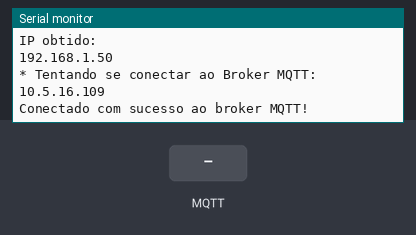
Simulated run of this sketch. Board: ESP8266 (NodeMCU). On the bench: the last lines printed to the serial monitor. The test bench sets the inputs (shaded band). WiFi joins after 1.5 s; servers stay silent unless stated; no MQTT or app messages arrive unless stated.

Above: at 2.7 s.
2.8 s: MQTT message "ligaProjetor" arrives on the first subscribed topic
At 3.1 s:
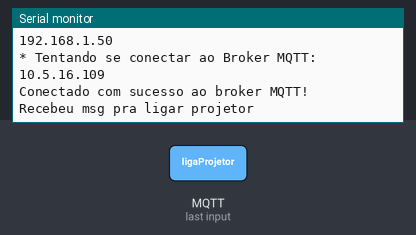
11.5 s: MQTT message "desligaProjetor" arrives on the first subscribed topic
At 12.2 s:
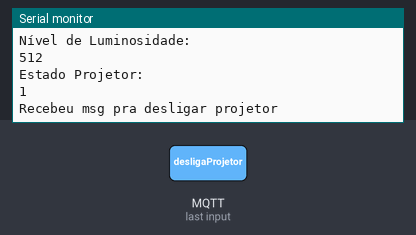

The sketch:

mod02.ino
```cpp
#include <ESP8266WiFi.h> // Importa a Biblioteca ESP8266WiFi
#include <PubSubClient.h> // Importa a Biblioteca PubSubClient
#include <Arduino.h>
#include <IRremoteESP8266.h>
#include <IRsend.h>
#include <IRrecv.h>
#include <IRutils.h>

//estabelece de quanto em quanto tempo a informação do sensor será enviada pro broker
//basta mudar o ultimo valor para o numero de minutos entre um envio e outro. Padrão: 1 minuto
#define ATRASO_SENSOR (1000UL * 10 * 1)
unsigned long tempoDecorrido = millis() + ATRASO_SENSOR;//começa a contar o tempo


// WIFI
const char* SSID = "WEP"; // SSID / nome da rede WI-FI que deseja se conectar
const char* PASSWORD = "vaidartudocerto"; // Senha da rede WI-FI que deseja se conectar


// MQTT
//const char* BROKER_MQTT = "m12.cloudmqtt.com";
//int BROKER_PORT = 10858; // Porta do Broker MQTT
//const char* mqttUser = "niwveled";    //user
//const char* mqttPassword = "Jhkots1UqEvF";  //password

/*
const char* BROKER_MQTT = "10.5.16.109";
int BROKER_PORT = 1883; // Porta do Broker MQTT
const char* mqttUser = "sdufjf";    //user
const char* mqttPassword = "Sd2019-03";  //password
*/
const char* BROKER_MQTT = "10.5.16.109";
int BROKER_PORT = 1883; // Porta do Broker MQTT
const char* mqttUser = "sdufjf";    //user
const char* mqttPassword = "Sd2019-03";  //password


/*
const char* BROKER_MQTT = "10.5.16.109";
int BROKER_PORT = 1883; // Porta do Broker MQTT
const char* mqttUser = "niwveled";    //user
const char* mqttPassword = "Jhkots1UqEvF";  //password
*/

#define TOPICO_SUBSCRIBE "sd/3504/atuadores"     //tópico MQTT de escuta
#define TOPICO_PUBLISH_LDR   "sd/3504/sensores/luminosidade" //tópico MQTT de envio de informações para Broker
#define ID_MQTT  "camadaCoisas2"     //id mqtt (para identificação de sessão)

//Variáveis e objetos globais
WiFiClient espClient; // Cria o objeto espClient
PubSubClient MQTT(espClient); // Instancia o Cliente MQTT passando o objeto espClient

//variável que armazena o estado atual da saída (usado para led, por exemplo)
char EstadoSaida = '0';


#define IR_LED 4  // ESP8266 - pino do led infravermelho. Recomendado: 4 (D2 no esp8266).
const uint16_t portaRecIR = 14; // Pino do receptor infravermelho, recomendado: 14 (D5 no NodeMCU-esp8266)
const int portaLDR = A0; //pino do receptor/sensor ldr


IRrecv irrecv(portaRecIR); //instancia o receptor de sinal IR
decode_results results; //cria uma variavel para armazenar msgs do receptor IR
IRsend irsend(IR_LED);  //instancia o emissor de sinal IR

String valorLDR_str; //buffer para enviar mensagens do LDR via publish no MQTT
char valorLDR[10]; //array de caracter que armazena os dados captados pelo ldr

//CODIGOS DO IR PARA EMITIR
uint16_t ligaLG[71] = {9110, 4454,  574, 560,  576, 592,  550, 1714,  552, 586,  552, 588,  552, 586,  552, 590,  550, 564,  580, 1686,  580, 1714,  552, 556,  582, 1720,  548, 1704,  558, 1712,  556, 1712,  554, 1714,  556, 584,  552, 590,  552, 560,  580, 1710,  554, 586,  552, 588,  552, 588,  554, 586,  552, 1714,  554, 1686,  576, 1714,  554, 582,  556, 1712,  554, 1690,  578, 1712,  554, 1712,  552, 39936,  9100, 2226,  554};  // NEC 20DF10EF
uint16_t ligaProj[135] = {8918, 4506,  530, 1710,  534, 1710,  534, 614,  508, 586,  534, 588,  534, 588,  532, 588,  534, 1710,  536, 1710,  532, 590,  532, 1712,  532, 588,  532, 1712,  532, 588,  532, 1712,  532, 590,  532, 590,  532, 590,  532, 588,  534, 590,  530, 1684,  564, 586,  560, 562,  534, 1684,  562, 1702,  542, 1680,  564, 1686,  558, 1658,  588, 584,  536, 1684,  562, 1694,  560, 572,  540, 40850,  8652, 4792,  258, 1966,  280, 1978,  266, 838,  286, 836,  288, 836,  284, 836,  286, 836,  298, 1974,  256, 1990,  254, 842,  284, 1986,  256, 844,  280, 1984,  254, 842,  282, 1992,  250, 842,  282, 838,  284, 838,  284, 836,  290, 830,  298, 1974,  254, 840,  294, 828,  298, 1968,  260, 1986,  260, 1962,  282, 1960,  284, 1958,  302, 794,  330, 1940,  300, 1920,  330, 768,  358};  // NEC C1AA09F6


//Principais Funções
void initSerial();
void initWiFi();
void initMQTT();
void reconectWiFi();
void mqtt_callback(char* topic, byte* payload, unsigned int length);
void VerificaConexoesWiFIEMQTT(void);
void InitOutput(void);

/*
 *  Implementações das funções
 */
void setup()
{
    //inicializações:
    InitOutput();
    initSerial();
    initWiFi();
    initMQTT();

    irsend.begin(); //inicia emissor infravermelho
    pinMode(portaLDR, INPUT);//define porta LDR como input

    irrecv.enableIRIn();  // Inicia o receptor infravermelho
}

//Função: inicializa comunicação serial com baudrate 115200 (para fins de monitorar no terminal serial
//        o que está acontecendo.
//Parâmetros: nenhum
//Retorno: nenhum
void initSerial()
{
    Serial.begin(115200);
}

//Função: inicializa e conecta-se na rede WI-FI desejada
//Parâmetros: nenhum
//Retorno: nenhum
void initWiFi()
{
    delay(10);
    Serial.println("------Conexao WI-FI------");
    Serial.print("Conectando-se na rede: ");
    Serial.println(SSID);
    Serial.println("Aguarde");

    reconectWiFi();
}

//Função: inicializa parâmetros de conexão MQTT(endereço do
//        broker, porta e seta função de callback)
//Parâmetros: nenhum
//Retorno: nenhum
void initMQTT()
{
    MQTT.setServer(BROKER_MQTT, BROKER_PORT);   //informa qual broker e porta deve ser conectado
    MQTT.setCallback(mqtt_callback);            //atribui função de callback (função chamada quando qualquer informação de um dos tópicos subescritos chega)
}

//Função: função de callback
//        esta função é chamada toda vez que uma informação de
//        um dos tópicos subescritos chega)
//Parâmetros: nenhum
//Retorno: nenhum
void mqtt_callback(char* topic, byte* payload, unsigned int length)
{
    String msg;

    //obtem a string do payload recebido
    for(int i = 0; i < length; i++)
    {
       char c = (char)payload[i];
       msg += c;
    }

    //toma ação dependendo da string recebida:
    //neste caso, envia um sinal para ligar o projetor
    if (msg.equals("ligaProjetor") && EstadoSaida != '1')
    {
        Serial.println("Recebeu msg pra ligar projetor");
        irsend.sendRaw(ligaProj, 135, 38);  // Send a raw data capture at 38kHz.
        EstadoSaida = '1';
    }

     if (msg.equals("desligaProjetor") && EstadoSaida != '0')
    {
        Serial.println("Recebeu msg pra desligar projetor");
        irsend.sendRaw(ligaProj, 135, 38);  // Send a raw data capture at 38kHz.
        delay(1000);
        irsend.sendRaw(ligaProj, 135, 38);  // Send a raw data capture at 38kHz.
        EstadoSaida = '0';
    }

    if (msg.equals("estadoProjetor"))
    {
        if (EstadoSaida == '1'){
          delay(200);
          MQTT.publish("sd/3504/atuadores/estado/projetor", "1");
        }
        else {
          delay(200);
          MQTT.publish("sd/3504/atuadores/estado/projetor", "0");
        }
    }

}

//Função: reconecta-se ao broker MQTT (caso ainda não esteja conectado ou em caso de a conexão cair)
//        em caso de sucesso na conexão ou reconexão, o subscribe dos tópicos é refeito.
//Parâmetros: nenhum
//Retorno: nenhum
void reconnectMQTT()
{
    while (!MQTT.connected())
    {
        Serial.print("* Tentando se conectar ao Broker MQTT: ");
        Serial.println(BROKER_MQTT);
        if (MQTT.connect(ID_MQTT, mqttUser, mqttPassword))
        {
            Serial.println("Conectado com sucesso ao broker MQTT!");
            MQTT.subscribe(TOPICO_SUBSCRIBE);
        }
        else
        {
            Serial.println("Falha ao reconectar no broker.");
            Serial.println("Havera nova tentatica de conexao em 2s");
            delay(2000);
        }
    }
}

//Função: reconecta-se ao WiFi
//Parâmetros: nenhum
//Retorno: nenhum
void reconectWiFi()
{
    //se já está conectado a rede WI-FI, nada é feito.
    //Caso contrário, são efetuadas tentativas de conexão
    if (WiFi.status() == WL_CONNECTED)
        return;

    WiFi.begin(SSID, PASSWORD); // Conecta na rede WI-FI

    while (WiFi.status() != WL_CONNECTED)
    {
        delay(100);
        Serial.print(".");
    }

    Serial.println();
    Serial.print("Conectado com sucesso na rede ");
    Serial.print(SSID);
    Serial.println("\nIP obtido: ");
    Serial.println(WiFi.localIP());
}

//Função: verifica o estado das conexões WiFI e ao broker MQTT.
//        Em caso de desconexão (qualquer uma das duas), a conexão
//        é refeita.
//Parâmetros: nenhum
//Retorno: nenhum
void VerificaConexoesWiFIEMQTT(void)
{
    if (!MQTT.connected())
        reconnectMQTT(); //se não há conexão com o Broker, a conexão é refeita

     reconectWiFi(); //se não há conexão com o WiFI, a conexão é refeita
}

//Função: envia ao Broker o estado atual do output
//Parâmetros: nenhum
//Retorno: nenhum
void EnviaEstadoOutputMQTT(void)
{
    if (EstadoSaida == '0')
      MQTT.publish(TOPICO_PUBLISH_LDR, "LuzesLigadas");

    if (EstadoSaida == '1')
      MQTT.publish(TOPICO_PUBLISH_LDR, "LuzesDesligadas");

    Serial.println("- Estado da saida enviado ao broker!");
    //delay(1000);
}

//Função: inicializa o output em nível lógico baixo
//Parâmetros: nenhum
//Retorno: nenhum
void InitOutput(void)
{
    //IMPORTANTE: o Led já contido na placa é acionado com lógica invertida (ou seja,
    //enviar HIGH para o output faz o Led apagar / enviar LOW faz o Led acender)
    //pinMode(portaLed, OUTPUT);
    //digitalWrite(portaLed, HIGH);
}

//Função: realiza a leitura do sensor ldr, imprime no terminal e publica no topico do MQTT os dados obtidos pelo sensor
//Parâmetros: nenhum
//Retorno: nenhum
void leituraLDR(){
    int lumi = analogRead(portaLDR);
    Serial.println("Nível de Luminosidade: ");
    Serial.println(lumi);

    valorLDR_str = String(lumi); //converting ftemp (the float variable above) to a string
    valorLDR_str.toCharArray(valorLDR, valorLDR_str.length() + 1); //packaging up the data to publish to mqtt whoa...

    MQTT.publish(TOPICO_PUBLISH_LDR, valorLDR);
}

//imprime no monitor caso algo seja detectado no IR. Apenas para consulta
void leitorIR(){
    if (irrecv.decode(&results)) {
      // print() & println() nao suportam long longs. (uint64_t)
      Serial.println("Recebido pelo InfraVermelho: ");
      serialPrintUint64(results.value, HEX);
      Serial.println("");
      irrecv.resume();  // Continua para receber o próximo valor
    }
}

//programa principal
void loop()
{

    // verifica se passou o tempo de atraso estipulado
    if((long)(millis() - tempoDecorrido) >= 0) {
      //chama a funcao para receber os dados do LDR
      leituraLDR();
      //irsend.sendRaw(ligaProj, 135, 38);  // Send a raw data capture at 38kHz.
      //Serial.println("MSG PARA LIGAR PROJETOR");
      Serial.println("Estado Projetor:");
      Serial.println(EstadoSaida);
      tempoDecorrido += ATRASO_SENSOR;
    }

    //leitorIR();

    //delay(1000); //aguarda 1 segundo para continuar execucao. No caso, é o atraso de leitura do LDR

    //garante funcionamento das conexões WiFi e ao broker MQTT
    VerificaConexoesWiFIEMQTT();

    //envia o status de todos os outputs para o Broker no protocolo esperado
    //neste módulo, nao será utilizado
    //EnviaEstadoOutputMQTT();

    //keep-alive da comunicação com broker MQTT
    MQTT.loop();
}
```

Measured:
- after the input at 2.8 s, the serial monitor: prints a new line at once (image 1)
- after the input at 11.5 s, the serial monitor: prints a new line at once (image 2)
